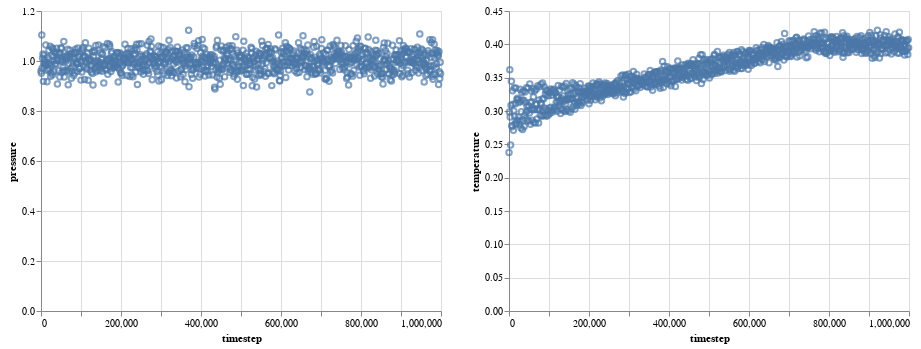

Source (notebook cell):
### Code cell
c = alt.Chart(thermo).mark_point().encode(
    x='timestep',
) 
c.encode(y='pressure') | c.encode(y="temperature")

### Figure 1 — Vega-Lite specification as saved in the notebook (floating-point values rounded to 4 significant figures; data arrays with more than 128 entries replaced by an {"elided": "..."} marker saying what was removed)
{"$schema": "https://vega.github.io/schema/vega-lite/v2.4.3.json", "config": {"view": {"height": 300, "width": 400}}, "hconcat": [{"data": {"values": {"elided": "1000 records"}}, "encoding": {"x": {"field": "timestep", "type": "quantitative"}, "y": {"field": "pressure", "type": "quantitative"}}, "mark": "point"}, {"data": {"values": {"elided": "1000 records"}}, "encoding": {"x": {"field": "timestep", "type": "quantitative"}, "y": {"field": "temperature", "type": "quantitative"}}, "mark": "point"}]}
